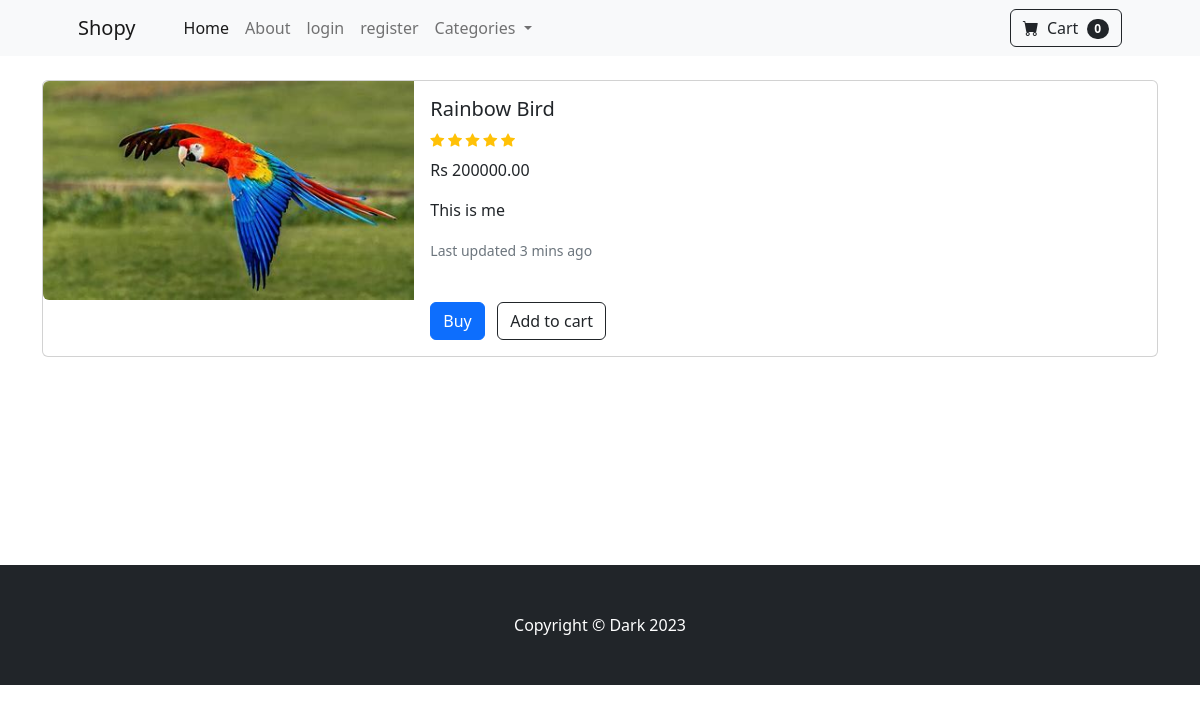
Page /product/9 on the committed database.
### base/models.py (models this page shows, shortened)
class Product(models.Model):
    name = models.CharField(max_length=100)
    price = models.DecimalField(default=0, decimal_places=2, max_digits=8)
    category = models.ForeignKey(Categories, on_delete=models.CASCADE, default=1)
    description = models.CharField(max_length=250, default='', blank=True, null=True)
    image = models.ImageField(upload_to='uploads/products/')  # Install Pillow for this
    is_sale = models.BooleanField(default=False)
    sale_price = models.DecimalField(default=0, decimal_places=2, max_digits=8)
    stars = models.IntegerField(validators=[MinValueValidator(1), MaxValueValidator(5)],  default=3)

### base/views.py (the view)
# urls.py: path('product/<int:pk>', views.product, name='product'),
def product(request, pk):
    product = Product.objects.get(pk=pk)
    return render(request, 'product.html', {'product': product})

### cart/context_processors.py (called while the page is built)
def cart(request):
    return {'cart': Cart(request)}

### Templates/product.html (shortened to what this page needs)
<!DOCTYPE html>
{% extends 'base.html' %}
{% block content %}
<br>
<div class="container">
<div class="card mb-3">
  <div class="row g-0">
    <div class="col-md-4">
      <img src="{{ product.image.url }}" class="img-fluid rounded-start" alt="...">
    </div>
    <div class="col-md-8">
      <div class="card-body">
        <h5 class="card-title">{{ product.name }}</h5>
          <div class="d-flex  small text-warning mb-2">
           {% for _ in "x"|ljust:product.stars %}
                <div class="bi-star-fill"></div>&nbsp;
           {% endfor %}
            </div>
          <p>
         {% if product.is_sale %}
            <strike style="color: red;">Rs {{ product.price }}</strike>
            &nbsp;
            Rs {{ product.sale_price }}
         {% else %}
            Rs {{ product.price }}
         {% endif %}
          </p>
        <p class="card-text" style="text-align: justify;">{{ product.description }}</p>
        <p class="card-text"><small class="text-muted">Last updated 3 mins ago</small></p>
            <br>
          <a href="{% url 'home' %}" class="btn btn-primary">Buy</a>&nbsp;&nbsp;
          <a href="{% url 'home' %}" class="btn btn-outline-dark mt-auto">Add to cart</a>
      </div>
    </div>
  </div>
</div>
</div>
<br>
<br>
<br>
<br>
<br>
<br>
<br>
<br>
{%endblock%}

### rows in the picture
Product: image (picture), name "Rainbow Bird", stars 5 (drawn), price "200000.00", description "This is me"
